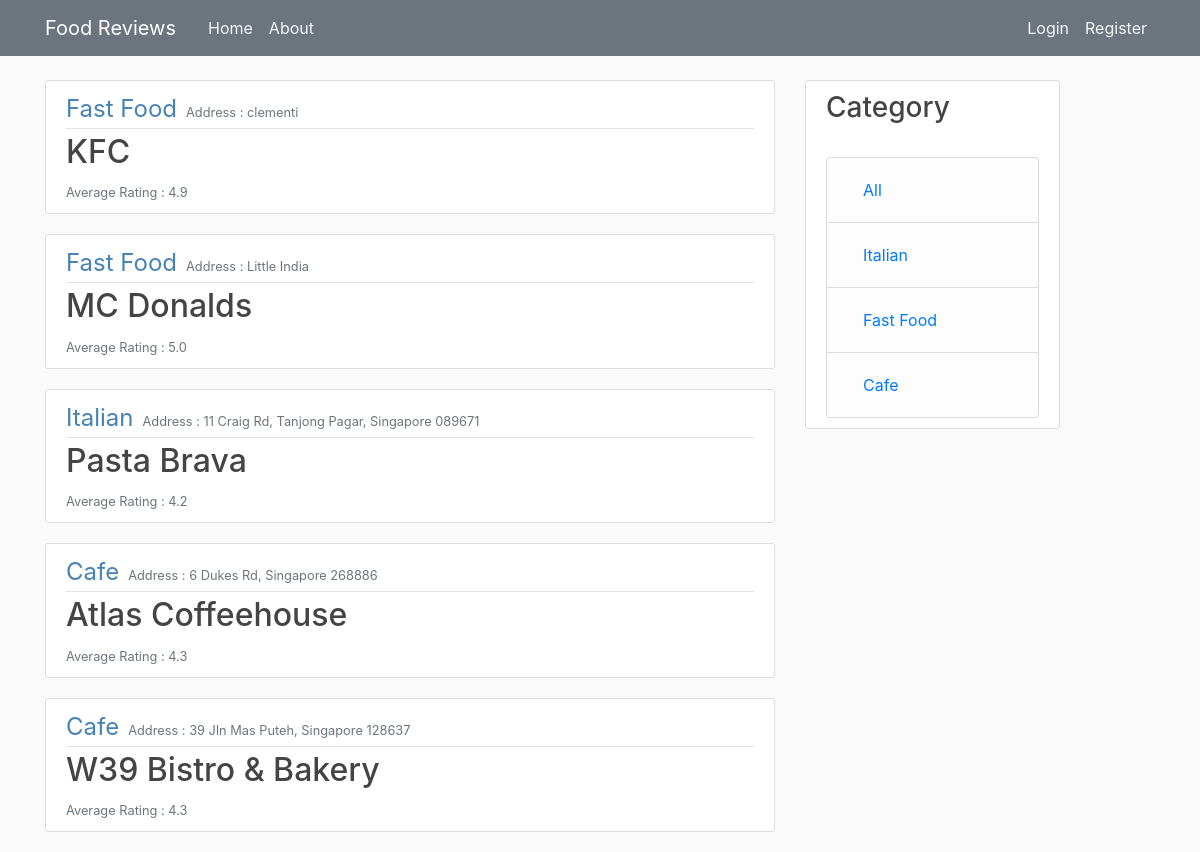
The page / on the database its author committed.
### restaurant/models.py (models this page shows, shortened)
class restaurant(models.Model):
    name = models.CharField(max_length=20)
    address = models.CharField(max_length=30)
    category = models.CharField(max_length=10)
    avg_rating = models.DecimalField(max_digits=2,decimal_places=1)

### restaurant/views.py (the view)
# urls.py: path('', PostListView.as_view(),name = 'review-home'),
class PostListView(ListView):
    model = restaurant
    template_name = 'restaurant/home.html'  # <app>/<model>_<viewtype>.html
    context_object_name = 'posts'

### restaurant/templates/restaurant/home.html
{% extends "restaurant/base.html" %}
{% block content%}
{% for post in posts %}
<article class="media content-section">
  <div class="media-body">
    <div class="article-metadata">
      <small><font size="5" color="SteelBlue">{{ post.category }}</font></small>&nbsp;
      <small class="text-muted">Address : {{ post.address }}</small>
    </div>
    <h2><a class="article-title" href="{% url 'rest_reviews' post.id%}">{{ post.name }}</a></h2>
    <small class="text-muted"> Average Rating : {{ post.avg_rating }}</small>
  </div>
</article>
{% endfor %}
{% endblock%}

### restaurant/static/restaurant/main.css (style rules this page uses)
body { background: #fafafa; color: #333333; margin-top: 5rem; }
h1, h2, h3, h4, h5, h6 { color: #444444; }
.content-section { background: #ffffff; padding: 10px 20px; border: 1px solid #dddddd; border-radius: 3px; margin-bottom: 20px; }
.article-title { color: #444444; }
.article-metadata { padding-bottom: 1px; margin-bottom: 4px; border-bottom: 1px solid #e3e3e3 }

### rows shown on the page
restaurant: category "Fast Food", address "clementi", name "KFC", avg_rating "4.9"
restaurant: category "Fast Food", address "Little India", name "MC Donalds", avg_rating "5.0"
restaurant: category "Italian", address "11 Craig Rd, Tanjong Pagar, Singapore 089671", name "Pasta Brava", avg_rating "4.2"
restaurant: category "Cafe", address "6 Dukes Rd, Singapore 268886", name "Atlas Coffeehouse", avg_rating "4.3"
restaurant: category "Cafe", address "39 Jln Mas Puteh, Singapore 128637", name "W39 Bistro & Bakery", avg_rating "4.3"
